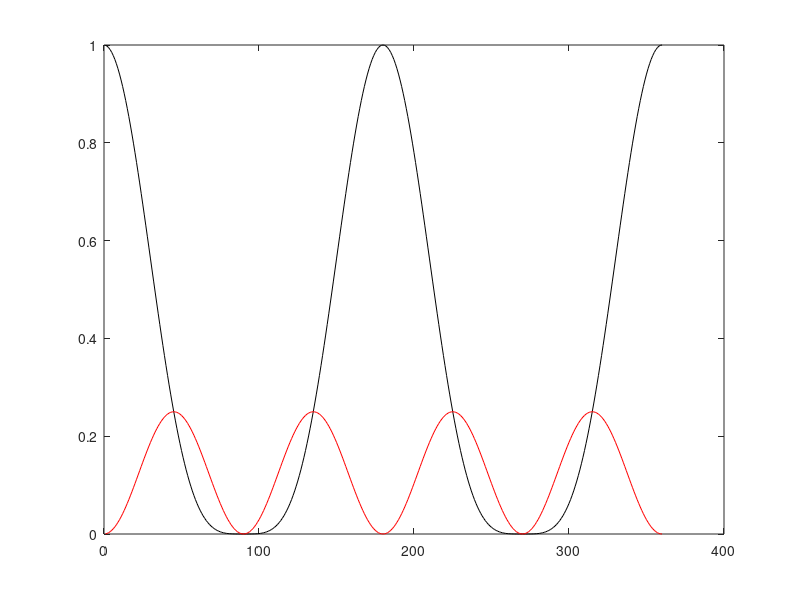
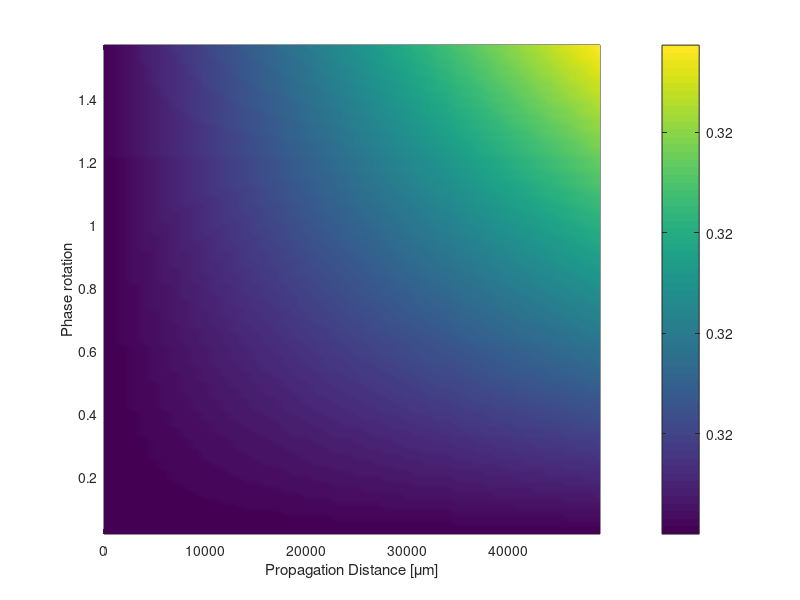

Here is the MATLAB script that generated these plots, in order:
%%%%
% MJC ABCD For RCS Unit
%%%%

%% Laser through rotating polariser
% For test
Ein = [1 ;0];
HorzPol = [1 0 ; 0 0];

for lmn = 1:360
    
    Ang = lmn*pi/180;
    
    RotMatM = [cos(Ang) -sin(Ang);sin(Ang) cos(Ang)];
    RotMat = [cos(Ang) sin(Ang);-sin(Ang) cos(Ang)];
    
    Eout = RotMatM * HorzPol * RotMat * Ein;
    Ex(lmn) = Eout(1);
    Ey(lmn) = Eout(2);
    
end

figure(1)
clf
plot(abs(Ex).^2,'k');
hold on
plot(abs(Ey).^2,'r')

%% Laser through rotating polariser and QWP
% QWP and Polar are angle dependant.
clear all; clc
Ein = [0.9 ;0.1];
HorzPol = [1 0 ; 0 0];
QWPP = [exp(i*pi/4) 0 ; 0 i*exp(i*pi/4)];
QWPN = [-exp(-i*pi/4) 0 ; 0 -i*exp(i*pi/4)];

for lmn = 1:90;
    
    
    Ang =45*(pi/180);%lmn*pi/180;
    RotMat = [cos(Ang) -sin(Ang);sin(Ang) cos(Ang)];
    RotMatM = [cos(-Ang) -sin(-Ang);sin(-Ang) cos(-Ang)];
    
    Ang2 = Ang+(90*pi/180);%Ang + (90*pi/180);
    RotMat2 = [cos(Ang2) -sin(Ang2);sin(Ang2) cos(Ang2)];
    RotMatM2 = [cos(-Ang2) -sin(-Ang2);sin(-Ang2) cos(-Ang2)];
    
    phi = lmn*pi/180;
    BIREF = [exp(i*phi) 0 ; 0 exp(-i*phi)];
    
    Eout = RotMatM2*  HorzPol * QWPN * RotMat2 * BIREF *RotMatM*   QWPP * HorzPol  * RotMat * Ein;
    Ex(lmn) = Eout(1);
    Ey(lmn) = Eout(2);
    E(lmn) = abs(Eout(1)).^2 + abs(Eout(2)).^2;
    
end

figure(2)
clf()
plot(abs(Ex).^2,'k');
hold on
plot(abs(Ey).^2,'r')
hold on
plot(E,'b')
legend('|E_x|^2','|E_y|^2','|E|^2')
grid('on')
xlabel('Phase rotation [deg]')
ylabel('Signal [arb.]')


%% Added length to phase rotation
% Assume propagation exp(-\alpha * Z)
% \alpha is phase rotation, Z is propagation distance
%Changed to realistic phase rotations and lengths
clear all; clc
Ein = [0.9 ;0.1];
HorzPol = [1 0 ; 0 0];
QWPP = [exp(i*pi/4) 0 ; 0 i*exp(i*pi/4)];
QWPN = [-exp(-i*pi/4) 0 ; 0 -i*exp(i*pi/4)];

for lmn = 1:90; %Phase rotation loop microrad
    for prq = 1:50 %distance loop microns
        
        z = (prq-1)./1e3;
        phi = exp((((lmn-1)*1e-3)*pi/180)*z);
        
        Ang =45*(pi/180);%lmn*pi/180;
        RotMat = [cos(Ang) -sin(Ang);sin(Ang) cos(Ang)];
        RotMatM = [cos(-Ang) -sin(-Ang);sin(-Ang) cos(-Ang)];
        
        Ang2 = Ang+(90*pi/180);%Ang + (90*pi/180);
        RotMat2 = [cos(Ang2) -sin(Ang2);sin(Ang2) cos(Ang2)];
        RotMatM2 = [cos(-Ang2) -sin(-Ang2);sin(-Ang2) cos(-Ang2)];
        
        BIREF = [phi 0 ; 0 -phi];
        
        Eout = RotMatM2*  HorzPol * QWPN * RotMat2 * BIREF *RotMatM*   QWPP * HorzPol  * RotMat * Ein;
        Ex(lmn,prq) = Eout(1);
        Ey(lmn,prq) = Eout(2);
        E(lmn,prq) = abs(Eout(1)).^2 + abs(Eout(2)).^2;
        zplot(prq) = z*1e6;
    end
    
    Phiplot(lmn) = (lmn)*pi/180;
    
    
end
figure(2)
clf
pcolor(zplot,Phiplot,E)
xlabel('Propagation Distance [{\mu}m]')
ylabel('Phase rotation')
shading interp
colorbar

